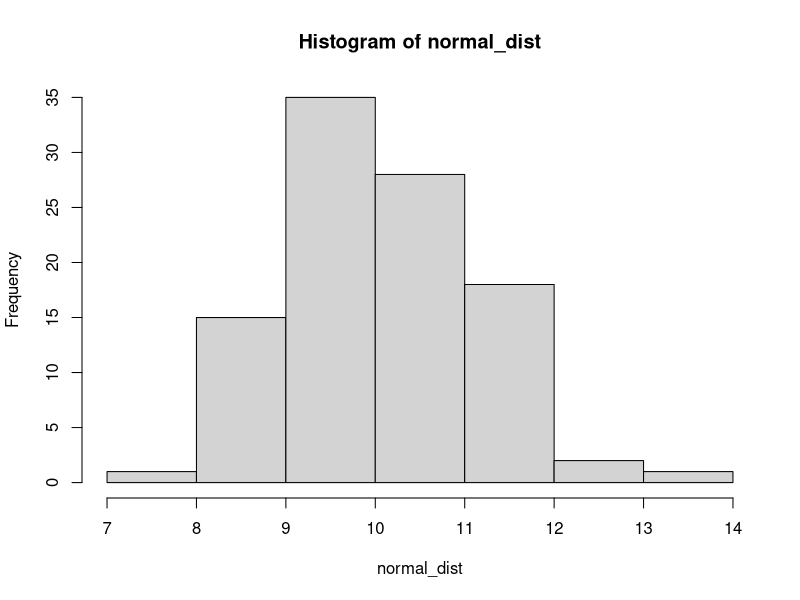
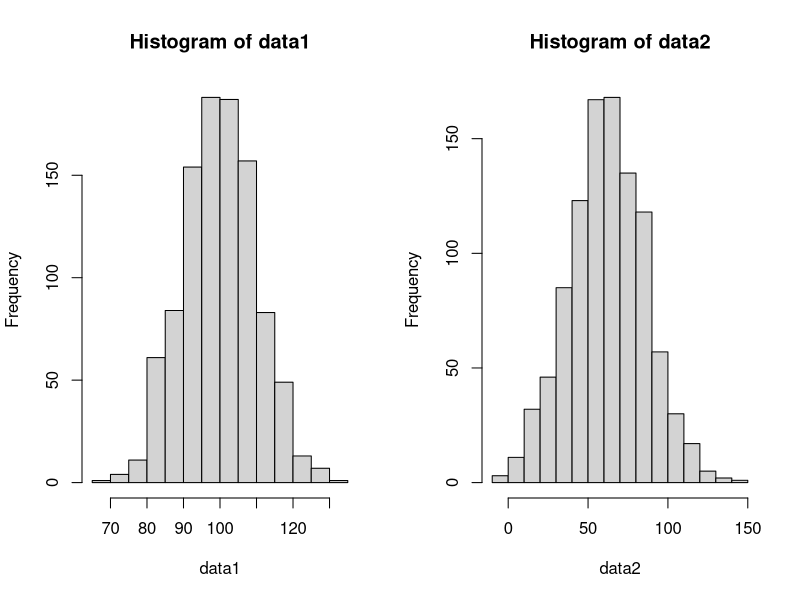
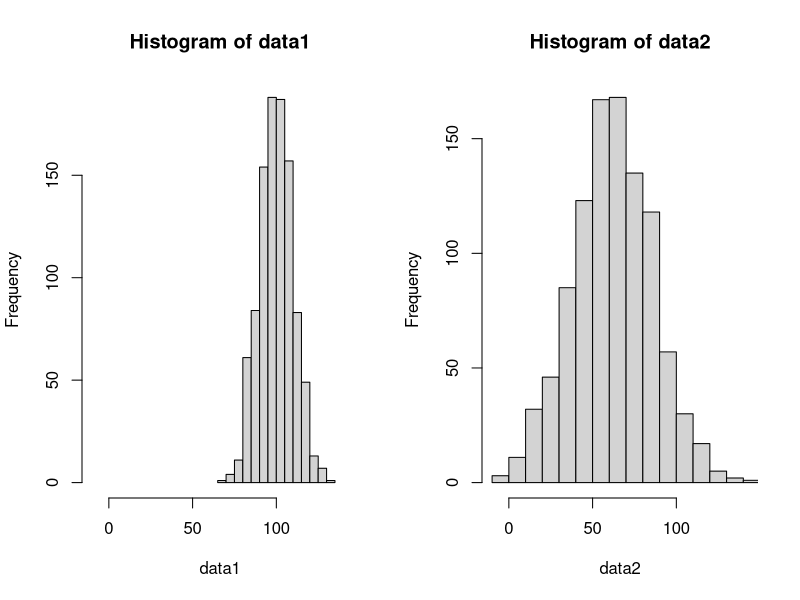

Recreate these plots in R, in order.
## ---- chunk 1
# automatically create a bib database for R packages
knitr::write_bib(c(
  .packages(), 'bookdown', 'knitr', 'rmarkdown'
), 'packages.bib')
## ---- chunk 2

normal_dist <- rnorm(n = 100, ## 100 samples
                     mean = 10, ## with a mean of 10
                     sd = 1 ## and a standard deviation of 1
                     )


normal_dist
## ---- chunk 3
hist(normal_dist,breaks = 5)
## ---- chunk 4
tab_normal_dist <- summary(normal_dist)

## ---- chunk 5
tab_normal_dist
## ---- chunk 6
data1 <- rnorm(n=1000, 
              mean = 100,
              sd = 10)

data2 <- rnorm(n=1000,
               mean = 60, 
               sd = 25)

## ---- chunk 7
layout(matrix(1:2, ncol = 2))
hist(data1)
hist(data2)
## ---- chunk 8
total_range <- range(data1, data2)
## ---- chunk 9
layout(matrix(1:2, ncol = 2))
hist(data1, xlim = total_range)
hist(data2, xlim = total_range)
## ---- chunk 10

norm_comp_tab <- rbind(summary(data1),
                       summary(data2))

norm_comp_tab

## ---- chunk 11


rownames(norm_comp_tab) ## they're null


if(is.null(rownames(norm_comp_tab))){
  rownames(norm_comp_tab) <- c("data1", "data2")
}

## ---- chunk 12

knitr::kable(norm_comp_tab)
## ---- chunk 13
knitr::opts_chunk$set(echo = TRUE)
## ---- chunk 14
knitr::opts_chunk$set(echo = TRUE)
